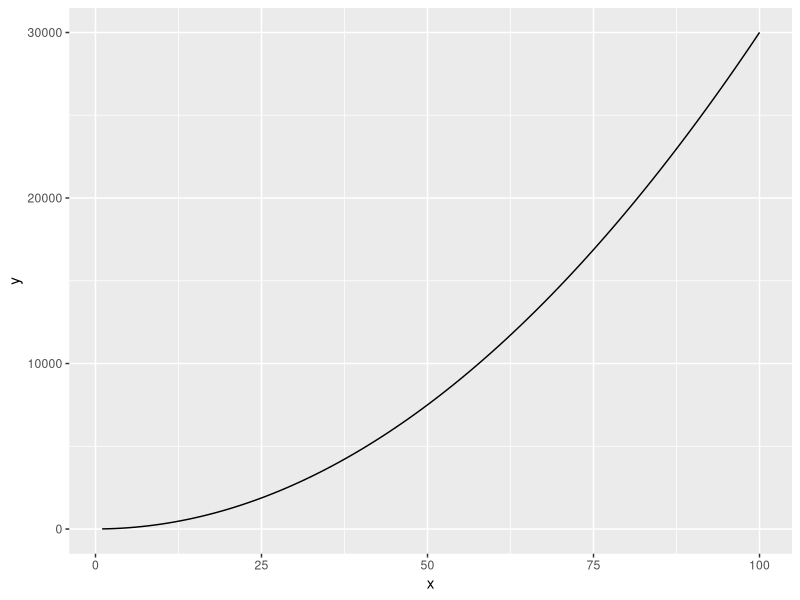
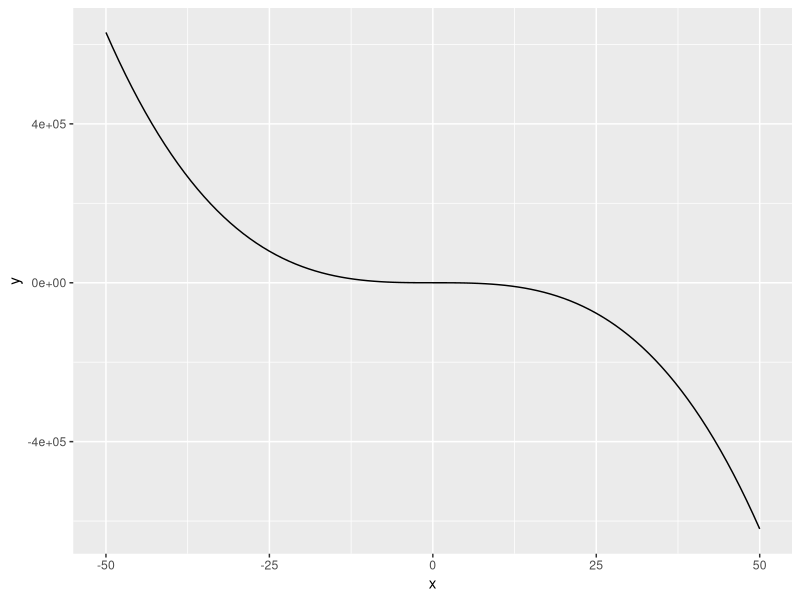
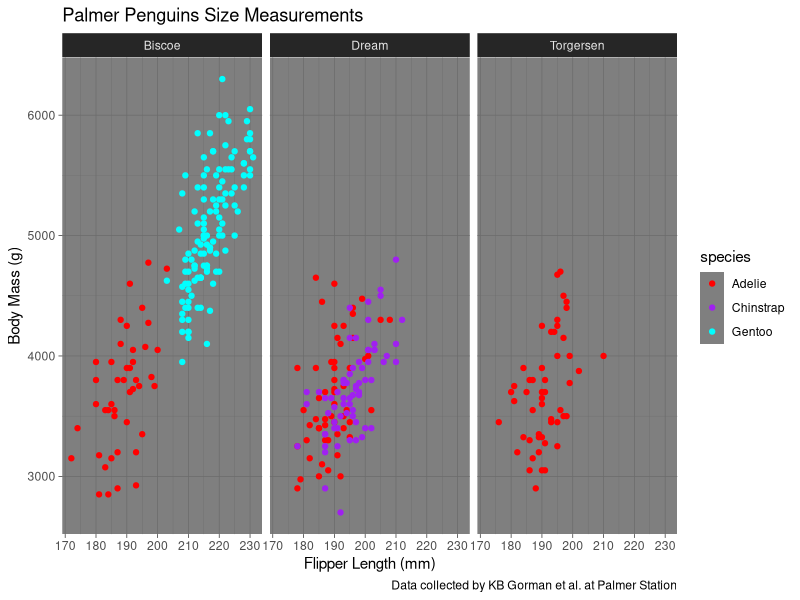

Write R code to recreate these figures, in order.
## ---- chunk 1
knitr::opts_chunk$set(echo = TRUE)

library(tidyverse)
library(palmerpenguins)
## ---- chunk 2
eq <- function(x) {
  
  3 * (x ^ 2) + 4
  
}

# use stat_function()

ggplot(data = data.frame(x = c(1, 100)), aes(x = x)) +
  stat_function(fun = eq)
  
## ---- chunk 3
new_eq <- function(x) {
  
  2.4 - 5 * x ^ 3 + 2.1 * x ^ 2
  
}

ggplot(data = data.frame(x = c(-50, 50)), aes(x = x)) +
  stat_function(fun = new_eq)
## ---- chunk 4
ggplot(data = penguins, aes(x = flipper_length_mm, y = body_mass_g)) +
  geom_point(aes(color = species)) + 
  labs(
    x = "Flipper Length (mm)",
    y = "Body Mass (g)",
    title = "Palmer Penguins Size Measurements",
    caption = "Data collected by KB Gorman et al. at Palmer Station") + 
  scale_color_manual(values = c("red", "purple", "cyan")) + 
  facet_wrap(~island) + 
  theme_dark()


## ---- chunk 5
gt <- expression(2.2 + 3.1 * t ^ 4)

dg_dt <- D(expr = gt, 't')

dg_dt
## ---- chunk 6
f_xyz <- expression(2*x*y - 3*(x^2)*(z^3))

df_dx <- D(expr = f_xyz, 'x')

df_dx

df_dy <- D(expr = f_xyz, 'y')

df_dy

df_dz <- D(expr = f_xyz, 'z')

df_dz
